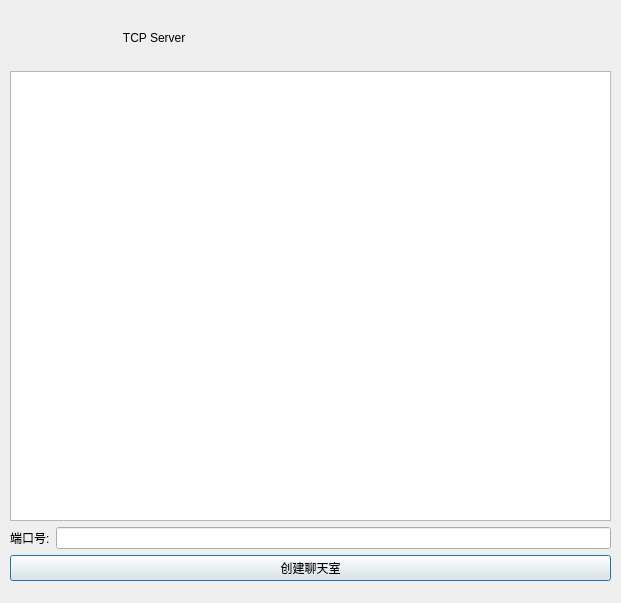
<?xml version="1.0" encoding="UTF-8"?>
<ui version="4.0">
 <class>TcpServer</class>
 <widget class="QDialog" name="TcpServer">
  <property name="geometry">
   <rect>
    <x>0</x>
    <y>0</y>
    <width>621</width>
    <height>603</height>
   </rect>
  </property>
  <property name="windowTitle">
   <string>Dialog</string>
  </property>
  <widget class="QWidget" name="gridLayoutWidget">
   <property name="geometry">
    <rect>
     <x>10</x>
     <y>10</y>
     <width>601</width>
     <height>571</height>
    </rect>
   </property>
   <layout class="QGridLayout" name="gridLayout">
    <item row="3" column="0">
     <widget class="QLabel" name="label">
      <property name="text">
       <string>端口号:</string>
      </property>
     </widget>
    </item>
    <item row="1" column="0" colspan="2">
     <widget class="QListWidget" name="ContentListWidget">
      <property name="maximumSize">
       <size>
        <width>1770</width>
        <height>450</height>
       </size>
      </property>
     </widget>
    </item>
    <item row="5" column="0" colspan="2">
     <widget class="QPushButton" name="createPushButton">
      <property name="text">
       <string>创建聊天室</string>
      </property>
     </widget>
    </item>
    <item row="0" column="0" colspan="2">
     <widget class="QLabel" name="label_2">
      <property name="text">
       <string>                                  TCP Server</string>
      </property>
     </widget>
    </item>
    <item row="3" column="1">
     <widget class="QLineEdit" name="portLineEdit"/>
    </item>
   </layout>
  </widget>
 </widget>
 <resources/>
 <connections/>
</ui>
